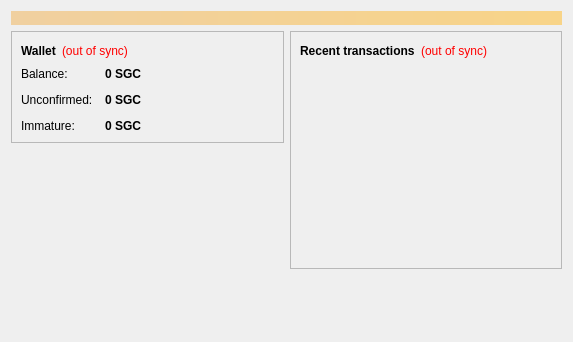
<?xml version="1.0" encoding="UTF-8"?>
<ui version="4.0">
 <class>OverviewPage</class>
 <widget class="QWidget" name="OverviewPage">
  <property name="geometry">
   <rect>
    <x>0</x>
    <y>0</y>
    <width>573</width>
    <height>342</height>
   </rect>
  </property>
  <property name="windowTitle">
   <string>Form</string>
  </property>
  <layout class="QVBoxLayout" name="topLayout">
   <item>
    <widget class="QLabel" name="labelAlerts">
     <property name="visible">
      <bool>false</bool>
     </property>
     <property name="styleSheet">
      <string notr="true">background-color: qlineargradient(x1: 0, y1: 0, x2: 1, y2: 0, stop:0 #F0D0A0, stop:1 #F8D488); color:#000000;</string>
     </property>
     <property name="wordWrap">
      <bool>true</bool>
     </property>
     <property name="margin">
      <number>3</number>
     </property>
    </widget>
   </item>
   <item>
    <layout class="QHBoxLayout" name="horizontalLayout" stretch="1,1">
     <item>
      <layout class="QVBoxLayout" name="verticalLayout_2">
       <item>
        <widget class="QFrame" name="frame">
         <property name="frameShape">
          <enum>QFrame::StyledPanel</enum>
         </property>
         <property name="frameShadow">
          <enum>QFrame::Raised</enum>
         </property>
         <layout class="QVBoxLayout" name="verticalLayout_4">
          <item>
           <layout class="QHBoxLayout" name="horizontalLayout_4">
            <item>
             <widget class="QLabel" name="label_5">
              <property name="font">
               <font>
                <weight>75</weight>
                <bold>true</bold>
               </font>
              </property>
              <property name="text">
               <string>Wallet</string>
              </property>
             </widget>
            </item>
            <item>
             <widget class="QLabel" name="labelWalletStatus">
              <property name="toolTip">
               <string>The displayed information may be out of date. Your wallet automatically synchronizes with the Sigcoin network after a connection is established, but this process has not completed yet.</string>
              </property>
              <property name="styleSheet">
               <string notr="true">QLabel { color: red; }</string>
              </property>
              <property name="text">
               <string notr="true">(out of sync)</string>
              </property>
              <property name="alignment">
               <set>Qt::AlignLeading|Qt::AlignLeft|Qt::AlignVCenter</set>
              </property>
             </widget>
            </item>
            <item>
             <spacer name="horizontalSpacer_2">
              <property name="orientation">
               <enum>Qt::Horizontal</enum>
              </property>
              <property name="sizeHint" stdset="0">
               <size>
                <width>40</width>
                <height>20</height>
               </size>
              </property>
             </spacer>
            </item>
           </layout>
          </item>
          <item>
           <layout class="QFormLayout" name="formLayout_2">
            <property name="fieldGrowthPolicy">
             <enum>QFormLayout::AllNonFixedFieldsGrow</enum>
            </property>
            <property name="horizontalSpacing">
             <number>12</number>
            </property>
            <property name="verticalSpacing">
             <number>12</number>
            </property>
            <item row="0" column="0">
             <widget class="QLabel" name="label">
              <property name="text">
               <string>Balance:</string>
              </property>
             </widget>
            </item>
            <item row="0" column="1">
             <widget class="QLabel" name="labelBalance">
              <property name="font">
               <font>
                <weight>75</weight>
                <bold>true</bold>
               </font>
              </property>
              <property name="cursor">
               <cursorShape>IBeamCursor</cursorShape>
              </property>
              <property name="toolTip">
               <string>Your current balance</string>
              </property>
              <property name="text">
               <string notr="true">0 SGC</string>
              </property>
              <property name="textInteractionFlags">
               <set>Qt::LinksAccessibleByMouse|Qt::TextSelectableByKeyboard|Qt::TextSelectableByMouse</set>
              </property>
             </widget>
            </item>
            <item row="1" column="0">
             <widget class="QLabel" name="label_3">
              <property name="text">
               <string>Unconfirmed:</string>
              </property>
             </widget>
            </item>
            <item row="1" column="1">
             <widget class="QLabel" name="labelUnconfirmed">
              <property name="font">
               <font>
                <weight>75</weight>
                <bold>true</bold>
               </font>
              </property>
              <property name="cursor">
               <cursorShape>IBeamCursor</cursorShape>
              </property>
              <property name="toolTip">
               <string>Total of transactions that have yet to be confirmed, and do not yet count toward the current balance</string>
              </property>
              <property name="text">
               <string notr="true">0 SGC</string>
              </property>
              <property name="textInteractionFlags">
               <set>Qt::LinksAccessibleByMouse|Qt::TextSelectableByKeyboard|Qt::TextSelectableByMouse</set>
              </property>
             </widget>
            </item>
            <item row="2" column="0">
             <widget class="QLabel" name="labelImmatureText">
              <property name="text">
               <string>Immature:</string>
              </property>
             </widget>
            </item>
            <item row="2" column="1">
             <widget class="QLabel" name="labelImmature">
              <property name="font">
               <font>
                <weight>75</weight>
                <bold>true</bold>
               </font>
              </property>
              <property name="toolTip">
               <string>Mined balance that has not yet matured</string>
              </property>
              <property name="text">
               <string notr="true">0 SGC</string>
              </property>
              <property name="textInteractionFlags">
               <set>Qt::LinksAccessibleByMouse|Qt::TextSelectableByKeyboard|Qt::TextSelectableByMouse</set>
              </property>
             </widget>
            </item>
           </layout>
          </item>
         </layout>
        </widget>
       </item>
       <item>
        <spacer name="verticalSpacer">
         <property name="orientation">
          <enum>Qt::Vertical</enum>
         </property>
         <property name="sizeHint" stdset="0">
          <size>
           <width>20</width>
           <height>40</height>
          </size>
         </property>
        </spacer>
       </item>
      </layout>
     </item>
     <item>
      <layout class="QVBoxLayout" name="verticalLayout_3">
       <item>
        <widget class="QFrame" name="frame_2">
         <property name="frameShape">
          <enum>QFrame::StyledPanel</enum>
         </property>
         <property name="frameShadow">
          <enum>QFrame::Raised</enum>
         </property>
         <layout class="QVBoxLayout" name="verticalLayout">
          <item>
           <layout class="QHBoxLayout" name="horizontalLayout_2">
            <item>
             <widget class="QLabel" name="label_4">
              <property name="text">
               <string>&lt;b&gt;Recent transactions&lt;/b&gt;</string>
              </property>
             </widget>
            </item>
            <item>
             <widget class="QLabel" name="labelTransactionsStatus">
              <property name="toolTip">
               <string>The displayed information may be out of date. Your wallet automatically synchronizes with the Sigcoin network after a connection is established, but this process has not completed yet.</string>
              </property>
              <property name="styleSheet">
               <string notr="true">QLabel { color: red; }</string>
              </property>
              <property name="text">
               <string notr="true">(out of sync)</string>
              </property>
              <property name="alignment">
               <set>Qt::AlignRight|Qt::AlignTrailing|Qt::AlignVCenter</set>
              </property>
             </widget>
            </item>
            <item>
             <spacer name="horizontalSpacer">
              <property name="orientation">
               <enum>Qt::Horizontal</enum>
              </property>
              <property name="sizeHint" stdset="0">
               <size>
                <width>40</width>
                <height>20</height>
               </size>
              </property>
             </spacer>
            </item>
           </layout>
          </item>
          <item>
           <widget class="QListView" name="listTransactions">
            <property name="styleSheet">
             <string notr="true">QListView { background: transparent; }</string>
            </property>
            <property name="frameShape">
             <enum>QFrame::NoFrame</enum>
            </property>
            <property name="verticalScrollBarPolicy">
             <enum>Qt::ScrollBarAlwaysOff</enum>
            </property>
            <property name="horizontalScrollBarPolicy">
             <enum>Qt::ScrollBarAlwaysOff</enum>
            </property>
            <property name="selectionMode">
             <enum>QAbstractItemView::NoSelection</enum>
            </property>
           </widget>
          </item>
         </layout>
        </widget>
       </item>
       <item>
        <spacer name="verticalSpacer_2">
         <property name="orientation">
          <enum>Qt::Vertical</enum>
         </property>
         <property name="sizeHint" stdset="0">
          <size>
           <width>20</width>
           <height>40</height>
          </size>
         </property>
        </spacer>
       </item>
      </layout>
     </item>
    </layout>
   </item>
  </layout>
 </widget>
 <resources/>
 <connections/>
</ui>
